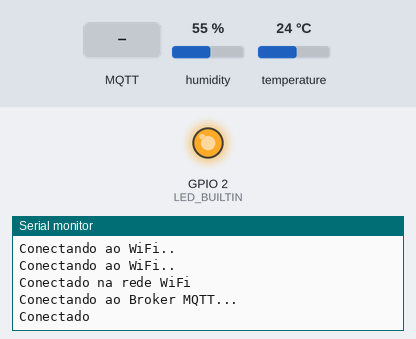
A sketch run on a simulated ESP8266 (NodeMCU). On the bench: output pins drawn as LEDs (lit = HIGH, except the on-board LED, lit = LOW), the last lines printed to the serial monitor. The test bench sets the inputs (shaded band); at power-on: humidity 55 %, temperature 24 °C. WiFi joins after 1.5 s; servers stay silent unless stated; no MQTT or app messages arrive unless stated.

Above: at 2.7 s.
2.8 s: MQTT message "1" arrives on the first subscribed topic
At 3.1 s:
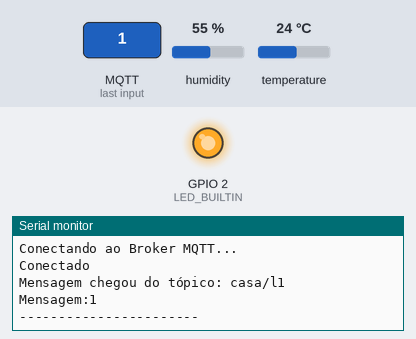
4.3 s: MQTT message "on" arrives on the first subscribed topic
At 4.9 s:
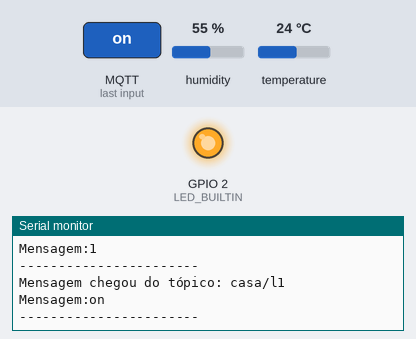
6.5 s: MQTT message "off" arrives on the first subscribed topic
At 7.1 s:
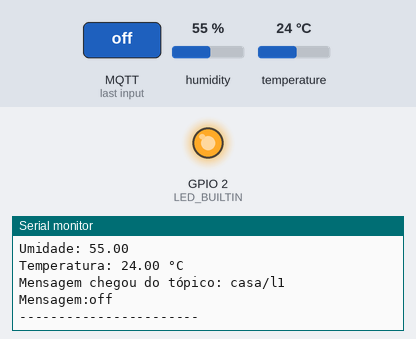
8.0 s: humidity set to 22 %
9.5 s: temperature set to 12 °C
At 10.4 s:
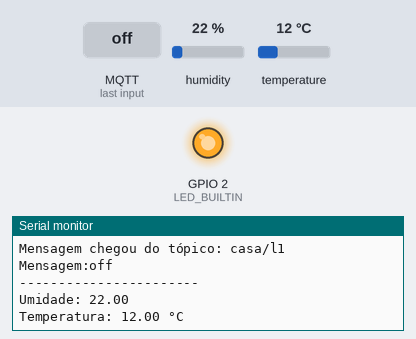

The sketch:

Led_temperatura1.ino
```cpp
#include <ESP8266WiFi.h>
#include <PubSubClient.h>
#include "DHT.h"

#define INTERVALO_ENVIO       5000

#define DHTPIN 2     // o sensor dht11 foi conectado ao pino 2( D4 do node MCU)
#define DHTTYPE DHT11

DHT dht(DHTPIN, DHTTYPE);

#define DEBUG

#define l1 LED_BUILTIN                   //pino de saida para acionamento da Lampada L1

//informações da rede WIFI
const char* ssid = "Minha Rede 2.4G";                 //SSID da rede WIFI
const char* password =  "perigo01";    //senha da rede wifi

//informações do broker MQTT - Verifique as informações geradas pelo CloudMQTT
const char* mqttServer = "broker.hivemq.com";   //server
const char* mqttUser = "";              //user
const char* mqttPassword = "";      //password
const int mqttPort = 1883;                     //port
const char* mqttTopicSub ="casa/l1";            //tópico que sera assinado
//const char* mqttTopicSub ="teste/temperature";
int ultimoEnvioMQTT = 0;

WiFiClient espClient;
PubSubClient client(espClient);

void setup() {

  Serial.begin(115200);
  pinMode(LED_BUILTIN, OUTPUT);

  WiFi.begin(ssid, password);

  while (WiFi.status() != WL_CONNECTED) {
    delay(500);
    #ifdef DEBUG
    Serial.println("Conectando ao WiFi..");
    #endif
  }
  #ifdef DEBUG
  Serial.println("Conectado na rede WiFi");
  #endif

  client.setServer(mqttServer, mqttPort);
  client.setCallback(callback);

  while (!client.connected()) {
    #ifdef DEBUG
    Serial.println("Conectando ao Broker MQTT...");
    #endif

    if (client.connect("", mqttUser, mqttPassword )) {
      #ifdef DEBUG
      Serial.println("Conectado");

      #endif
    }
     else {
      #ifdef DEBUG
      Serial.print("falha estado");
      Serial.print(client.state());
      #endif
      delay(1000);

    }
  }

  //subscreve no tópico
  client.subscribe(mqttTopicSub);

  dht.begin();

}

void callback(char* topic, byte* payload, unsigned int length) {

  //armazena msg recebida em uma sring
  payload[length] = '\0';
  String strMSG = String((char*)payload);

  #ifdef DEBUG
  Serial.print("Mensagem chegou do tópico: ");
  Serial.println(topic);
  Serial.print("Mensagem:");
  Serial.print(strMSG);
  Serial.println();
  Serial.println("-----------------------");
  #endif

  //aciona saída conforme msg recebida
  if (strMSG == "1"){         //se msg "1"
     digitalWrite(LED_BUILTIN, LOW);  //coloca saída em LOW para ligar a Lampada - > o módulo RELE usado tem acionamento invertido. Se necessário ajuste para o seu modulo
  }else if (strMSG == "0"){   //se msg "0"
     digitalWrite(LED_BUILTIN, HIGH);   //coloca saída em HIGH para desligar a Lampada - > o módulo RELE usado tem acionamento invertido. Se necessário ajuste para o seu modulo
  }

}

//função pra reconectar ao servido MQTT
void reconect() {
  //Enquanto estiver desconectado
  while (!client.connected()) {
    #ifdef DEBUG
    Serial.print("Tentando conectar ao servidor MQTT");
    #endif

    bool conectado = strlen(mqttUser) > 0 ?
                     client.connect("", mqttUser, mqttPassword) :
                     client.connect("");

    if(conectado) {
      #ifdef DEBUG
      Serial.println("Conectado!");
      #endif
      //subscreve no tópico
      client.subscribe(mqttTopicSub, 1); //nivel de qualidade: QoS 1
    } else {
      #ifdef DEBUG
      Serial.println("Falha durante a conexão.Code: ");
      Serial.println( String(client.state()).c_str());
      Serial.println("Tentando novamente em 10 s");
      #endif
      //Aguarda 10 segundos
      delay(500);
    }
  }
}

void loop() {
  if (!client.connected()) {
    reconect();
  }

  //envia a cada X segundos
  if ((millis() - ultimoEnvioMQTT) > INTERVALO_ENVIO)
  {
      enviaDHT();
      ultimoEnvioMQTT = millis();
  }

  client.loop();
}

//função para leitura do DHT11
void enviaDHT(){

  char MsgUmidadeMQTT[10];
  char MsgTemperaturaMQTT[10];

  float umidade = dht.readHumidity();
  float temperatura = dht.readTemperature();


  if (isnan(temperatura) || isnan(umidade))
  {
    #ifdef DEBUG
    Serial.println("Falha na leitura do dht11...");
    client.publish("casa/umidade", MsgUmidadeMQTT);
    client.publish("casa/temperatura", MsgTemperaturaMQTT);

    #endif
  }
  else
  {
    #ifdef DEBUG
    Serial.print("Umidade: ");
    Serial.print(umidade);
    Serial.print(" \n"); //quebra de linha
    Serial.print("Temperatura: ");
    Serial.print(temperatura);
    Serial.println(" °C");
    #endif

    sprintf(MsgUmidadeMQTT,"%f",umidade);
    client.publish("casa/umidade", MsgUmidadeMQTT);
    sprintf(MsgTemperaturaMQTT,"%f",temperatura);
    client.publish("casa/temperatura", MsgTemperaturaMQTT);
  }
}
```

Measured:
- after the input at 2.8 s, the serial monitor: prints a new line at once (image 1)
- after the input at 4.3 s, the serial monitor: prints a new line at once (image 2)
- after the input at 6.5 s, the serial monitor: prints a new line at once (image 3)
- after the input at 9.5 s, the serial monitor: prints a new line after 0.55 s (image 4)
